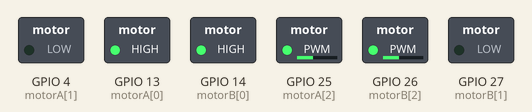
A sketch run on a simulated ESP32. Shown: switched loads named in the sketch (green lamp = pin HIGH).

Above: at 0.05 s.
At 2.05 s:
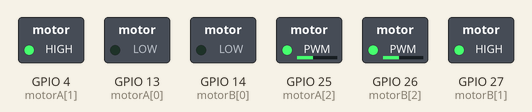
At 3.95 s:
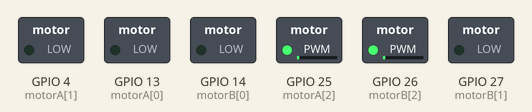
Timing chart, 0 to 5.2 s (numbered marks = the images above):
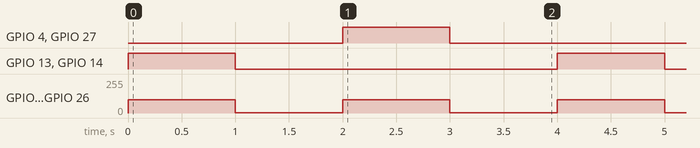

The sketch:

100kinsat_motor_library.ino
```cpp
#include "motor.hpp"

Motor motor = Motor();

void setup() {
}

void loop() {
  motor.forward(100);
  delay(1000);

  motor.stop();
  delay(1000);

  motor.back(100);
  delay(1000);

  motor.stop();
  delay(1000);
}
```

motor.cpp
```cpp
#include "motor.hpp"

Motor::Motor() {
  for (int i = 0; i < 3; i++) {
    pinMode(motorA[i], OUTPUT);
    pinMode(motorB[i], OUTPUT);
  }

  ledcSetup(CHANNEL_A, LEDC_BASE_FREQ, LEDC_TIMER_BIT);
  ledcSetup(CHANNEL_B, LEDC_BASE_FREQ, LEDC_TIMER_BIT);

  ledcAttachPin(motorA[2], CHANNEL_A);
  ledcAttachPin(motorB[2], CHANNEL_B);
}

/**
 * 前進
 */
void Motor::forward(int pwm) {
  // 左モータ（CCW，反時計回り）
  digitalWrite(motorA[1], LOW);
  digitalWrite(motorA[0], HIGH);
  ledcWrite(CHANNEL_A, pwm);

  // 右モータ（CW，時計回り）
  digitalWrite(motorB[1], LOW);
  digitalWrite(motorB[0], HIGH);
  ledcWrite(CHANNEL_B, pwm);
}

/**
 * 後退
 */
void Motor::back(int pwm) {
  // 左モータ（CW，時計回り）
  digitalWrite(motorA[0], LOW);
  digitalWrite(motorA[1], HIGH);
  ledcWrite(CHANNEL_A, pwm);

  // 右モータ（CCW，反時計回り）
  digitalWrite(motorB[0], LOW);
  digitalWrite(motorB[1], HIGH);
  ledcWrite(CHANNEL_B, pwm);
}

/**
 * 停止
 */
void Motor::stop() {
  // 左モータ停止
  digitalWrite(motorA[0], LOW);
  digitalWrite(motorA[1], LOW);
  ledcWrite(CHANNEL_A, HIGH);

  // 右モータ停止
  digitalWrite(motorB[0], LOW);
  digitalWrite(motorB[1], LOW);
  ledcWrite(CHANNEL_B, HIGH);
}
```

motor.hpp
```cpp
#ifndef __MOTOR_H__
#define __MOTOR_H__

#include "Arduino.h"

class Motor {
  public:
    Motor();

    void forward(int pwm); // 前進
    void back(int pwm); // 後退
    void stop(); // 停止

  private:
    const int motorA[3] = {13, 4, 25}; // AIN1, AIN2, PWMA
    const int motorB[3] = {14, 27, 26}; // BIN1, BIN2, PWMB

    const int CHANNEL_A = 0;
    const int CHANNEL_B = 1;

    const int LEDC_TIMER_BIT = 8;
    const int LEDC_BASE_FREQ = 490;
};

#endif // __MOTOR_H__
```

Measured:
- by itself, GPIO 4 (motorA[1]), GPIO 13 (motorA[0]), GPIO 14 (motorB[0]), GPIO 27 (motorB[1]): alternates HIGH for 1.0 s and LOW for 3.0 s
- by itself, GPIO 25 (motorA[2]), GPIO 26 (motorB[2]): alternates 100/255 for 1.0 s and 1/255 for 1.0 s
